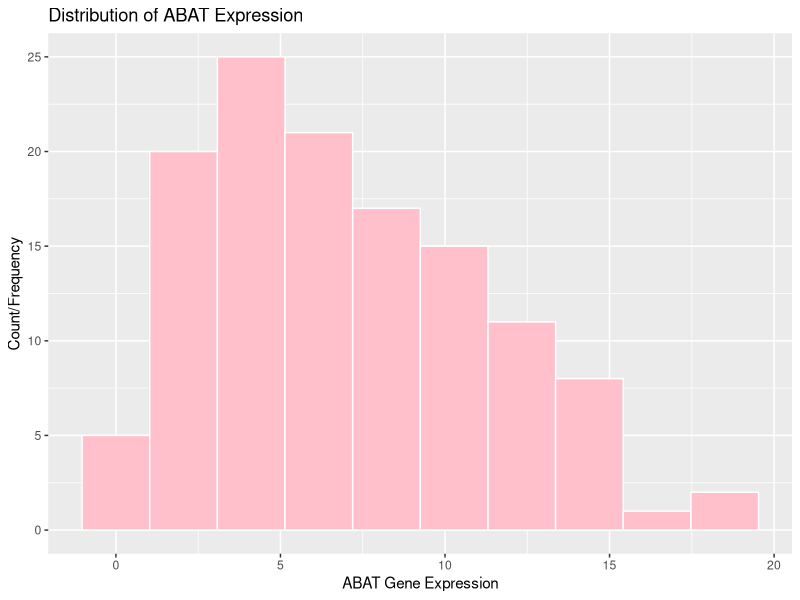
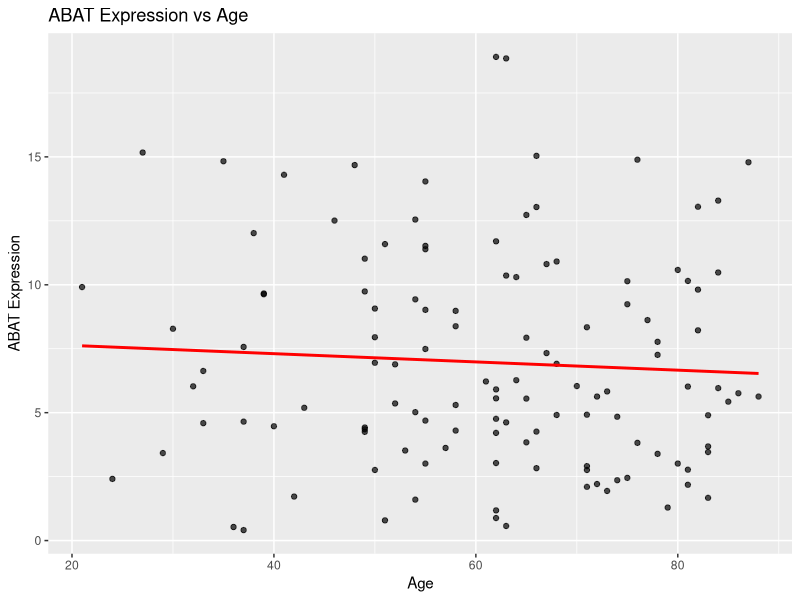
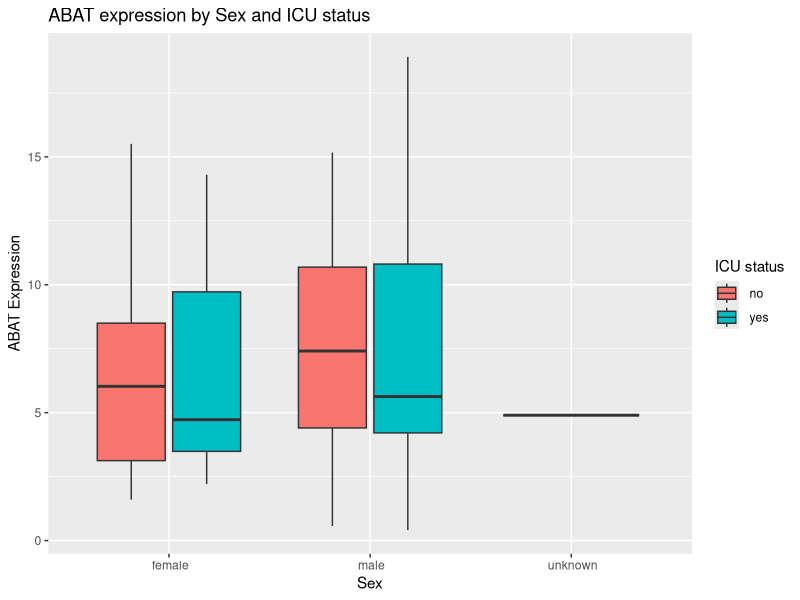
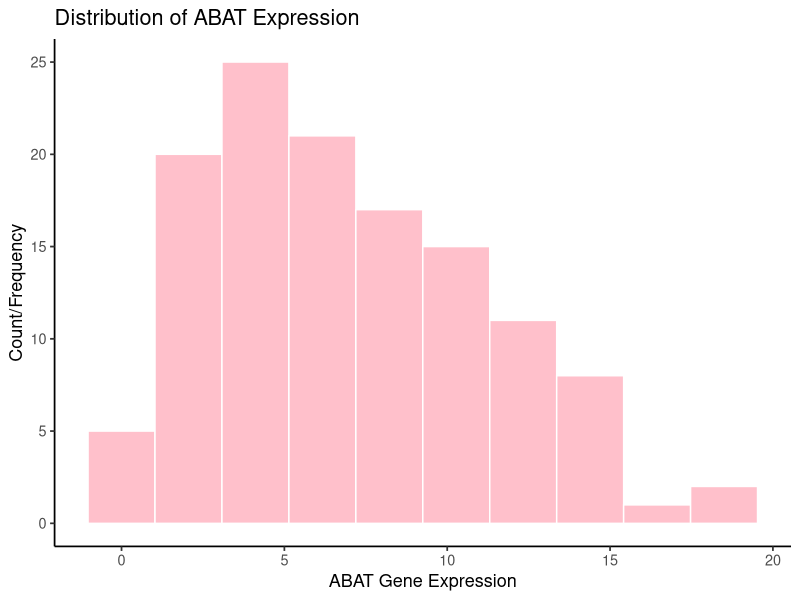
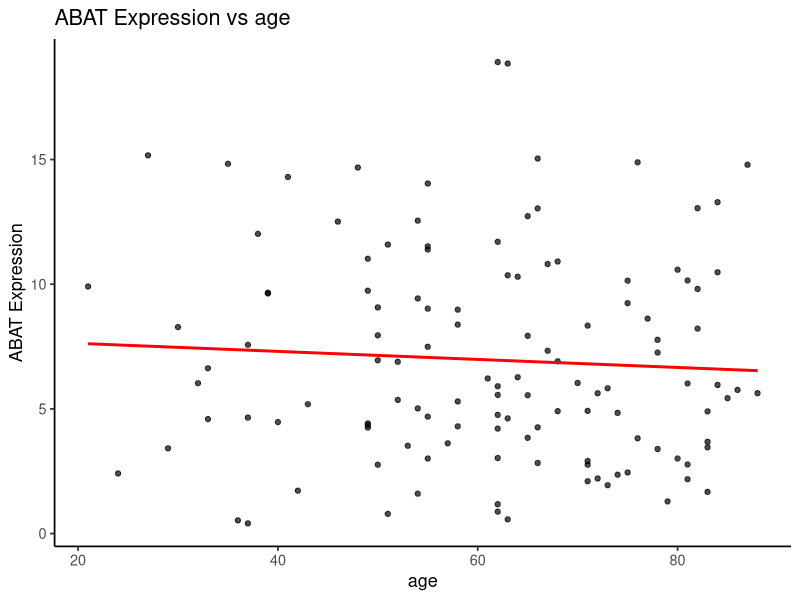
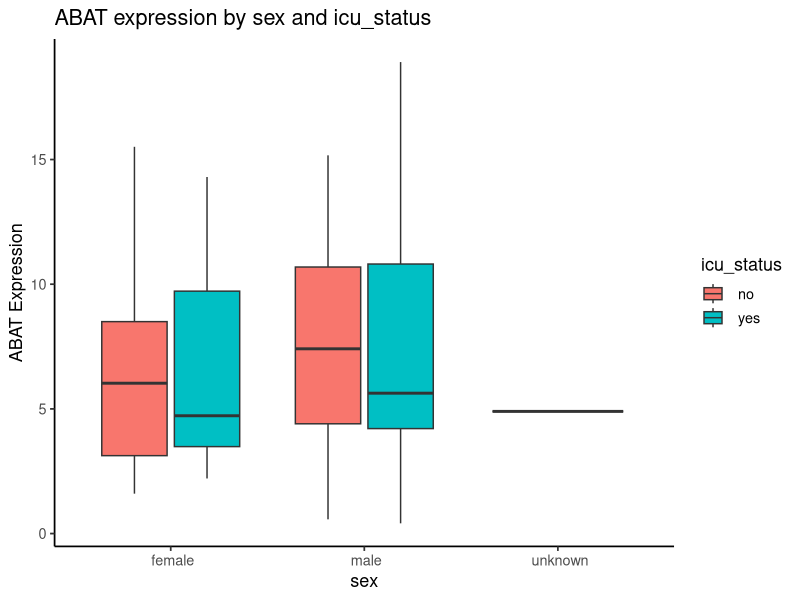
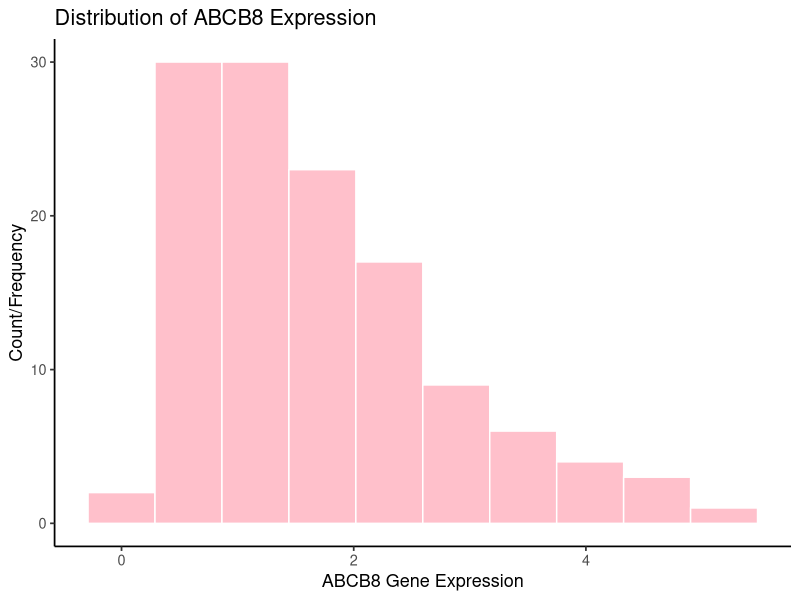
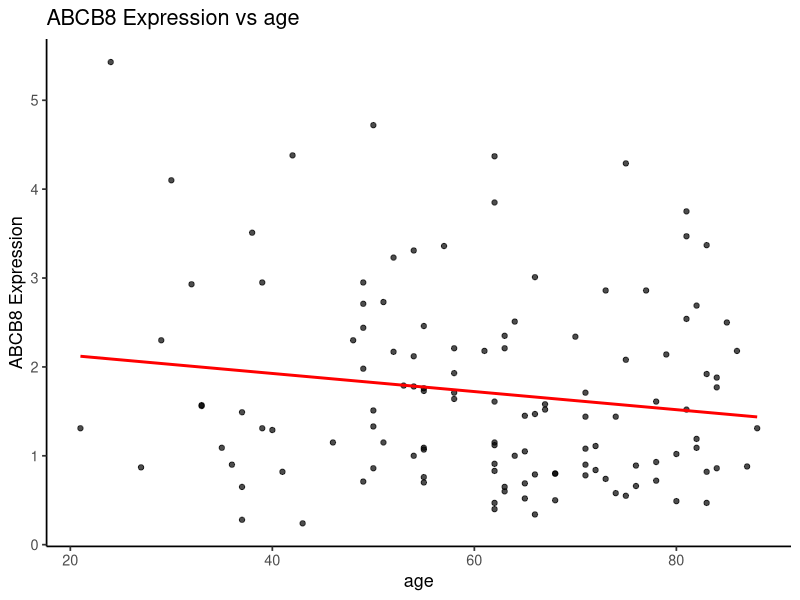

Here is the R script that generated these plots, in order:
## ---- chunk 1
# IMPORTS
library(tidyverse)
library(ggplot2)
library(tidyr)

## ---- chunk 2
# import csv and load them in to see them and put into dataframe

genetable1 <- read.csv("QBS103_GSE157103_genes.csv")
genetable2 <- read.csv("QBS103_GSE157103_series_matrix-1.csv")

## ---- chunk 3
genetable1
## ---- chunk 4
genetable2
## ---- chunk 5
genetable2
## ---- chunk 6
colnames(genetable1)
## ---- chunk 7

# make this data to long data using pivot longer so we can merge on participant ID
df_new_long <- genetable1 %>%
  pivot_longer(
    cols = -X,
    names_to = "participant_id",
    values_to = "value"
  )
## ---- chunk 8
# check the shape of new long data
df_new_long
## ---- chunk 9
# merged now the both dataframes based on participant id column. 

merged_df <- merge(df_new_long, genetable2, by = "participant_id")
head(merged_df)
## ---- chunk 10
str(merged_df)
## ---- chunk 11
# ONE GENE -> x IS gene stored in column X which will be ABAT
# ONE CONTINUOUS COVARIATE -> AGE lets choose age  
# 2 CATEGORICAL VARIABLES -> lets choose SEX and ICU STATUS (binary yes or no)

# hypothesis of why i chose these variables is because as we age we are exposed to environmental factors which can cause genes to express differently or maybe even mutate
# therefore age is interesting 
# the gene is chose is ABAT
# for categorical we can take the icu or non icu staus and sex (male vs female)

## ---- chunk 12
# CONVERTING AGE TO NUMERIC FOR FUTURE USE IF I NEED IT TO BE SO LATER SINCE IT WAS CHAR
merged_df$age <- as.numeric(merged_df$age)
## ---- chunk 13
# Check age col min and max to determine appropriate visuals for boxplot and parameters
# there are NAs so i will just do it manually, 39 and 89
# AGE COLUMN IS A CHAR SO I WANT TO CONVERT TO NUMERIC FOR HISTOGRAM PLOTTING.

min(merged_df$age)
max(merged_df$age)

# This might be too advanced but i normally remove NAs but for now I will just go ahead and plot 
## ---- chunk 14

# HISTOGRAM FOR ABT EXPRESSION
# I chose 10 bins for optimal shape and analysis for skews and such
# 10 bins gives me info about the shape to analyze it too (skew and such of histograms)

ggplot(merged_df %>% filter(X=="ABAT"), aes(x=value)) + geom_histogram(bins=10,color="white", fill="pink")+ labs(title = "Distribution of ABAT Expression",x = "ABAT Gene Expression", y= "Count/Frequency")

## ---- chunk 15
# SCATTER PLOT OF CONTINUOUS COVAR WHICH IS AGE AND THE GENE WHICH IS ABAT
# it is first filtering by gene which is ABAT IN THIS CASE, THEN TAKING OUR AGE FOR THOSE IN ABAT, AND THEN THE EXPRESSION VALUES AND THEN PLOTTING IT. 
# intervals for ages

# I want to find the line of best fit and it's slope and add that, but to be fair, this data is quite scattered
# the line of best fit in this case would maybe not be linear?
# i just added a linear line for the sake of it, but it is technically not the best fit but still useful to see somewhat of a trend
ggplot(merged_df %>% filter(X == "ABAT"), aes(x = age, y = value)) +
  geom_point(alpha = 0.7) +geom_smooth(method = "lm", se = FALSE, color = "red") +
  labs(title = "ABAT Expression vs Age",x = "Age",y = "ABAT Expression")
## ---- chunk 16

# BOXPLOT FOR ABAT GENE SEPARATED BY 
# gene expression separated by both categorical covariates SEX AND ICU_STATUS
# 1 person is UNKNOWN (I would normally clean this data but it did not explicitly state to do so)
# so i will leave it there for now
#taking in the merged df and filtering to get only ABAT gene, then using sex to sort and then filling each with icu status color.


ggplot(merged_df %>% filter(X == "ABAT"), aes(x = sex, y = value, fill = icu_status)) +
  geom_boxplot() +
  labs(
    title = "ABAT expression by Sex and ICU status",x = "Sex",y = "ABAT Expression",fill = "ICU status")



## ---- chunk 17
# Function for plots generation AT THE same time with added GENE taking capacity and cat covar of any sort
# my function is just called make gene plots
# for loop from class problem, for gene in genes list, genes list is given as a c() vlist
# NEW GENES CHOSEN:

# for gene in genes is the loop, and it will iterate through out given list of genes to do a plot for each based on the criteria and co-vars, categorical and more chosen. my catcovar1 and catcovar 2 in this case and continuous covar of any chocie can be put as well
make_gene_plots <- function(data, genes, cont_cov, cat_cov1, cat_cov2) {
  for (gene in genes) {
    # INDEXING INTO THE GENE DATA GIVEN THE DF (any)
    gene_data <- data[data$X == gene, ]

    # MAKING THE HISTOGRAM USING MY OG CODE and color schemes, margins, fonts
    p1 <- ggplot(gene_data, aes(x = value)) +
      geom_histogram(bins = 10, color = "white", fill = "pink") +
      labs(title = paste("Distribution of", gene, "Expression"),
           x = paste(gene, "Gene Expression"),y = "Count/Frequency") + theme_classic(base_size = 13)
    print(p1)
    
    # MAKING PLOT 2 WHICH IS SCATTER USING og CODE COLORS AND VALS for margins, fonts and such
    p2 <- ggplot(gene_data, aes_string(x = cont_cov, y = "value")) +
      geom_point(alpha = 0.7) +
      geom_smooth(method = "lm", se = FALSE, color = "red") +
      labs(title = paste(gene, "Expression vs", cont_cov),x = cont_cov,y = paste(gene, "Expression")) +
      theme_classic(base_size = 13)
    print(p2)

    # MAKING BOX PLOT USING THE 2 CAT CO-VARS (CAN USE ANY BASED ON CALL)
    p3 <- ggplot(gene_data, aes_string(x = cat_cov1, y = "value", fill = cat_cov2)) +
      geom_boxplot() +
      labs(title = paste(gene, "expression by", cat_cov1, "and", cat_cov2),x = cat_cov1,y = paste(gene, "Expression"),
           fill = cat_cov2) + theme_classic(base_size = 13)
    print(p3)
  }
}
## ---- chunk 18

# the function was not displaying the plots normally in rmarkdown so I used gpt to ask why it was not doing so since the function logic itself looked correct. Apparenlty we need to wrap the function call in the invisible function to have it display in Rmarkdown because it supresses the nulls. If there are nulls, it will not display.
# post wrapping in invisible the plots showed up as normal.
invisible(make_gene_plots(
  data = merged_df,
  genes = c("ABAT", "ABCB8", "AAK1"),
  cont_cov = "age",
  cat_cov1 = "sex",
  cat_cov2 = "icu_status"
))
## ---- chunk 19

